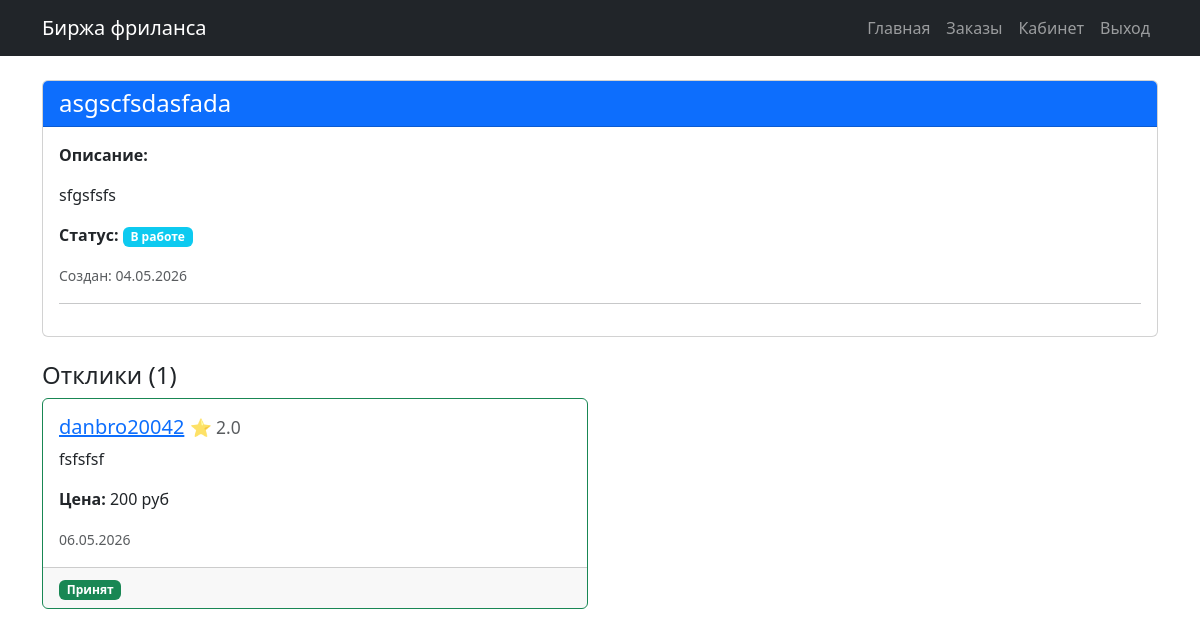
Screenshot of /order/1 (signed in) with the database file from the repository.
### app.py (models this page shows)
class Order(db.Model):
    id = db.Column(db.Integer, primary_key=True)
    title = db.Column(db.String(200), nullable=False)
    description = db.Column(db.Text, nullable=False)
    status = db.Column(db.String(20), default='open')
    file_path = db.Column(db.String(300))
    created_at = db.Column(db.DateTime, default=datetime.utcnow)
    client_id = db.Column(db.Integer, db.ForeignKey('user.id'), nullable=False)
    responses = db.relationship('Response', backref='order', lazy=True)
    reviews = db.relationship('Review', backref='order', lazy=True)

class Response(db.Model):
    id = db.Column(db.Integer, primary_key=True)
    message = db.Column(db.Text, nullable=False)
    price = db.Column(db.Integer)
    status = db.Column(db.String(20), default='waiting')
    created_at = db.Column(db.DateTime, default=datetime.utcnow)
    order_id = db.Column(db.Integer, db.ForeignKey('order.id'), nullable=False)
    worker_id = db.Column(db.Integer, db.ForeignKey('user.id'), nullable=False)

class User(UserMixin, db.Model):
    id = db.Column(db.Integer, primary_key=True)
    username = db.Column(db.String(80), unique=True, nullable=False)
    email = db.Column(db.String(120), unique=True, nullable=False)
    password_hash = db.Column(db.String(200), nullable=False)
    role = db.Column(db.String(20), nullable=False)
    created_orders = db.relationship('Order', backref='client', lazy=True)
    responses = db.relationship('Response', backref='worker', lazy=True)
    reviews_received = db.relationship('Review', foreign_keys='Review.worker_id', backref='reviewed_worker', lazy=True)
    reviews_given = db.relationship('Review', foreign_keys='Review.customer_id', backref='reviewer', lazy=True)
    def average_rating(self):
        if not self.reviews_received:
            return 0
        return sum(r.rating for r in self.reviews_received) / len(self.reviews_received)

class Review(db.Model):
    id = db.Column(db.Integer, primary_key=True)
    rating = db.Column(db.Integer, nullable=False)
    comment = db.Column(db.Text)
    created_at = db.Column(db.DateTime, default=datetime.utcnow)
    order_id = db.Column(db.Integer, db.ForeignKey('order.id'), nullable=False)
    worker_id = db.Column(db.Integer, db.ForeignKey('user.id'), nullable=False)
    customer_id = db.Column(db.Integer, db.ForeignKey('user.id'), nullable=False)

### app.py (the view)
@app.route('/order/<int:order_id>', methods=['GET', 'POST'])
def order_detail(order_id):
    order = Order.query.get_or_404(order_id)
    if current_user.is_authenticated and current_user.role == 'worker':
        form = ResponseForm()
        if form.validate_on_submit():
            existing = Response.query.filter_by(order_id=order_id, worker_id=current_user.id).first()
            if existing:
                flash('Вы уже откликнулись на этот заказ', 'warning')
                return redirect(url_for('order_detail', order_id=order_id))
            response = Response(
                message=form.message.data,
                price=form.price.data,
                order_id=order_id,
                worker_id=current_user.id
            )
            db.session.add(response)
            db.session.commit()
            flash('Отклик отправлен!', 'success')
            return redirect(url_for('dashboard'))
        return render_template('order_detail_worker.html', order=order, form=form)
    elif current_user.is_authenticated and current_user.role == 'customer':
        responses = Response.query.filter_by(order_id=order_id).all()
        return render_template('order_detail_customer.html', order=order, responses=responses)
    else:
        flash('Войдите, чтобы просмотреть детали заказа', 'info')
        return redirect(url_for('login'))

### app.py (called while the page is built)
@login_manager.user_loader
def load_user(user_id):
    return User.query.get(int(user_id))

### templates/order_detail_customer.html (shortened to what this page needs)
{% extends "base.html" %}
{% block content %}
<div class="card mb-4">
<div class="card-header bg-primary text-white">
<h4 class="mb-0">{{order.title}}</h4>
</div>
<div class="card-body">
<p><strong>Описание:</strong></p>
<p>{{order.description}}</p>
<p><strong>Статус:</strong> <span class="badge bg-info">{{order.status}}</span></p>
<p><small class="text-muted">Создан: {{order.created_at.strftime('%d.%m.%Y')}}</small></p>
<hr>
</div>
</div>
<h4>Отклики ({{responses|length}})</h4>
{% if responses %}
<div class="row">
{% for r in responses %}
<div class="col-md-6 mb-3">
<div class="card {% if r.status == 'accepted' %}border-success{% endif %}">
<div class="card-body">
<h5 class="card-title">
<a href="/worker/{{r.worker.id}}">{{r.worker.username}}</a>
{% if r.worker.average_rating() > 0 %}
<small class="text-muted">⭐ {{r.worker.average_rating()|round(1)}}</small>
{% endif %}
</h5>
<p class="card-text">{{r.message}}</p>
{% if r.price %}
<p><strong>Цена:</strong> {{r.price}} руб</p>
{% endif %}
<small class="text-muted">{{r.created_at.strftime('%d.%m.%Y')}}</small>
</div>
<div class="card-footer">
{% if r.status == 'waiting' %}
<a href="/accept_response/{{r.id}}" class="btn btn-sm btn-success">Принять</a>
{% elif r.status == 'accepted' %}
<span class="badge bg-success">Принят</span>
{% endif %}
</div>
</div>
</div>
{% endfor %}
</div>
{% else %}
<div class="alert alert-info">Пока нет откликов на этот заказ</div>
{% endif %}
{% endblock %}

### rows the page displays
Order: title "asgscfsdasfada", description "sfgsfsfs", status "В работе", created_at "04.05.2026"
Response: worker.username "danbro20042", worker.average_rating "2.0", message "fsfsfsf", price "200", created_at "06.05.2026", status "Принят"

### other values shown
{{ responses|length }} "1"
